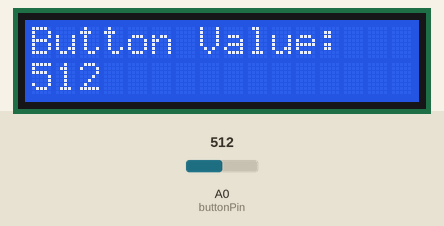
This sketch was run on a simulated Arduino Uno, built with avr-gcc and run on an emulated ATmega328P. Shown: 16×2 character LCD. Wiring (inferred from the names in the program): character LCD (HD44780): RS pin 8; E pin 9; data pin 4, pin 5, pin 6, pin 7. Inputs (shaded band) come from the test bench; at power-on: A0 (buttonPin) = 512. What the sketch prints to the serial monitor is not drawn.

Above: at 1.4 s.
1.5 s: A0 (buttonPin) set to 716
At 2.1 s:
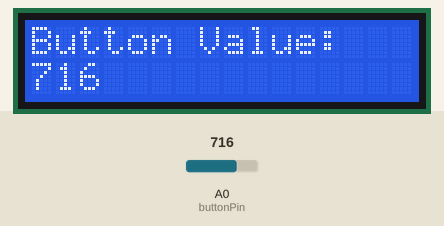
4.5 s: A0 (buttonPin) set to 900
At 5.1 s:
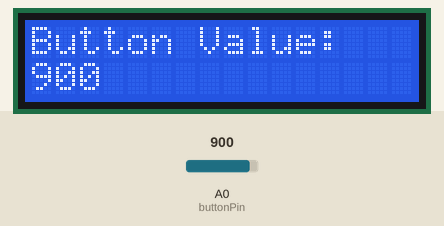
6.2 s: A0 (buttonPin) set to 511
At 6.7 s:
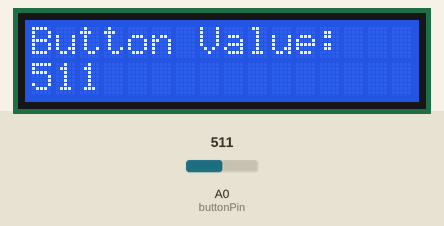
Timing chart, 0 to 9.2 s (numbered marks = the images above; inputs shaded):
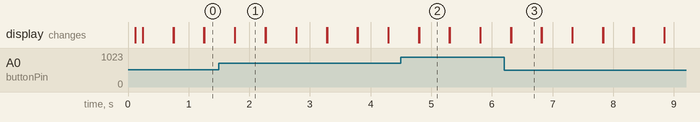

Measured:
- after the input at 1.5 s, the display: first differs from a run without the input after 0.26 s (image 1)
- after the input at 4.5 s, the display: first differs from a run without the input after 0.30 s (image 2)
- after the input at 6.2 s, the display: first differs from a run without the input after 0.12 s (image 3)
- what the display in image 1 shows lasts 0.5 s, from 1.8 s to 2.3 s

The sketch:

lcd.ino
```cpp
/*
 * DFRobot LCD Keypad Shield 테스트 코드 (라이브러리 없이)
 *
 * 이 코드는 DFRobot LCD Keypad Shield의 기본 기능을 테스트합니다:
 * - LCD 표시 기능 (직접 핀 제어)
 * - 5개 버튼 (UP, DOWN, LEFT, RIGHT, SELECT) 입력 처리
 * - 간단한 메뉴 시스템
 *
 * 연결:
 * - LCD Keypad Shield를 Arduino Uno에 직접 장착
 * - 별도 배선 불필요
 *
 * 핀 할당:
 * - LCD: 8, 9, 4, 5, 6, 7
 * - 버튼: A0 (아날로그 핀)
 */

// LCD 핀 정의
const int rs = 8, en = 9, d4 = 4, d5 = 5, d6 = 6, d7 = 7;

// 버튼 핀 정의
const int buttonPin = A0;

// 버튼 값 정의 (아날로그 값) - 실제 값으로 수정 필요
const int BUTTON_NONE = 1023;
const int BUTTON_RIGHT = 0;
const int BUTTON_UP = 131;
const int BUTTON_DOWN = 308;
const int BUTTON_LEFT = 481;
const int BUTTON_SELECT = 720;

// 메뉴 상태 변수
int currentMenu = 0;
int menuItem = 0;
const int MENU_COUNT = 3;

// 메뉴 항목들
const char* menuItems[] = {
  "Button Test",
  "Counter Demo",
  "Simple Text"
};

// 카운터 변수
int counter = 0;

void setup() {
  // 시리얼 통신 초기화
  Serial.begin(9600);
  Serial.println("DFRobot LCD Keypad Shield 테스트 시작");
  Serial.println("버튼 매핑 디버깅 모드");
  Serial.println("================================");

  // LCD 핀들을 출력으로 설정
  pinMode(rs, OUTPUT);
  pinMode(en, OUTPUT);
  pinMode(d4, OUTPUT);
  pinMode(d5, OUTPUT);
  pinMode(d6, OUTPUT);
  pinMode(d7, OUTPUT);

  // LCD 초기화
  lcdInit();

  // 시작 메시지 표시
  lcdClear();
  lcdSetCursor(0, 0);
  lcdPrint("Button Debug");
  lcdSetCursor(0, 1);
  lcdPrint("Press buttons!");

  Serial.println("버튼을 눌러서 아날로그 값을 확인하세요:");
  Serial.println("버튼을 누르면 아날로그 값이 출력됩니다.");
  Serial.println("================================");
}

void loop() {
  // 버튼 입력 확인
  int buttonValue = analogRead(buttonPin);

  // 버튼이 눌렸을 때만 출력 (값이 1023이 아닐 때)
  if (buttonValue < 1000) {
    Serial.print("버튼 아날로그 값: ");
    Serial.println(buttonValue);

    // LCD에도 표시
    lcdClear();
    lcdSetCursor(0, 0);
    lcdPrint("Button Value:");
    lcdSetCursor(0, 1);
    lcdPrint(buttonValue);

    delay(500); // 0.5초 대기
  }

  // 1초마다 현재 상태 출력
  static unsigned long lastReport = 0;
  if (millis() - lastReport > 1000) {
    Serial.print("현재 아날로그 값: ");
    Serial.println(buttonValue);
    lastReport = millis();
  }
}

// LCD 초기화 함수
void lcdInit() {
  delay(50);

  // 4비트 모드로 초기화
  digitalWrite(rs, LOW);
  digitalWrite(en, LOW);

  // Function Set: 4-bit mode, 2 lines, 5x8 font
  lcdWrite4Bits(0x03);
  delay(5);
  lcdWrite4Bits(0x03);
  delay(5);
  lcdWrite4Bits(0x03);
  delay(5);
  lcdWrite4Bits(0x02);

  // Function Set: 4-bit mode, 2 lines, 5x8 font
  lcdCommand(0x28);

  // Display Control: Display ON, Cursor OFF, Blink OFF
  lcdCommand(0x0C);

  // Entry Mode Set: Increment cursor, No display shift
  lcdCommand(0x06);

  // Clear Display
  lcdCommand(0x01);
  delay(2);
}

// LCD 명령어 전송
void lcdCommand(byte command) {
  digitalWrite(rs, LOW);
  lcdWrite4Bits(command >> 4);
  lcdWrite4Bits(command);
}

// LCD 데이터 전송
void lcdWrite(byte data) {
  digitalWrite(rs, HIGH);
  lcdWrite4Bits(data >> 4);
  lcdWrite4Bits(data);
}

// 4비트 데이터 전송
void lcdWrite4Bits(byte data) {
  digitalWrite(d4, (data >> 0) & 1);
  digitalWrite(d5, (data >> 1) & 1);
  digitalWrite(d6, (data >> 2) & 1);
  digitalWrite(d7, (data >> 3) & 1);

  digitalWrite(en, HIGH);
  delayMicroseconds(1);
  digitalWrite(en, LOW);
  delayMicroseconds(50);
}

// LCD 클리어
void lcdClear() {
  lcdCommand(0x01);
  delay(2);
}

// LCD 커서 설정
void lcdSetCursor(int col, int row) {
  int address = row * 0x40 + col;
  lcdCommand(0x80 | address);
}

// LCD에 텍스트 출력
void lcdPrint(const char* text) {
  for (int i = 0; text[i] != '\0'; i++) {
    lcdWrite(text[i]);
  }
}

// LCD에 숫자 출력
void lcdPrint(int number) {
  char buffer[10];
  sprintf(buffer, "%d", number);
  lcdPrint(buffer);
}
```
